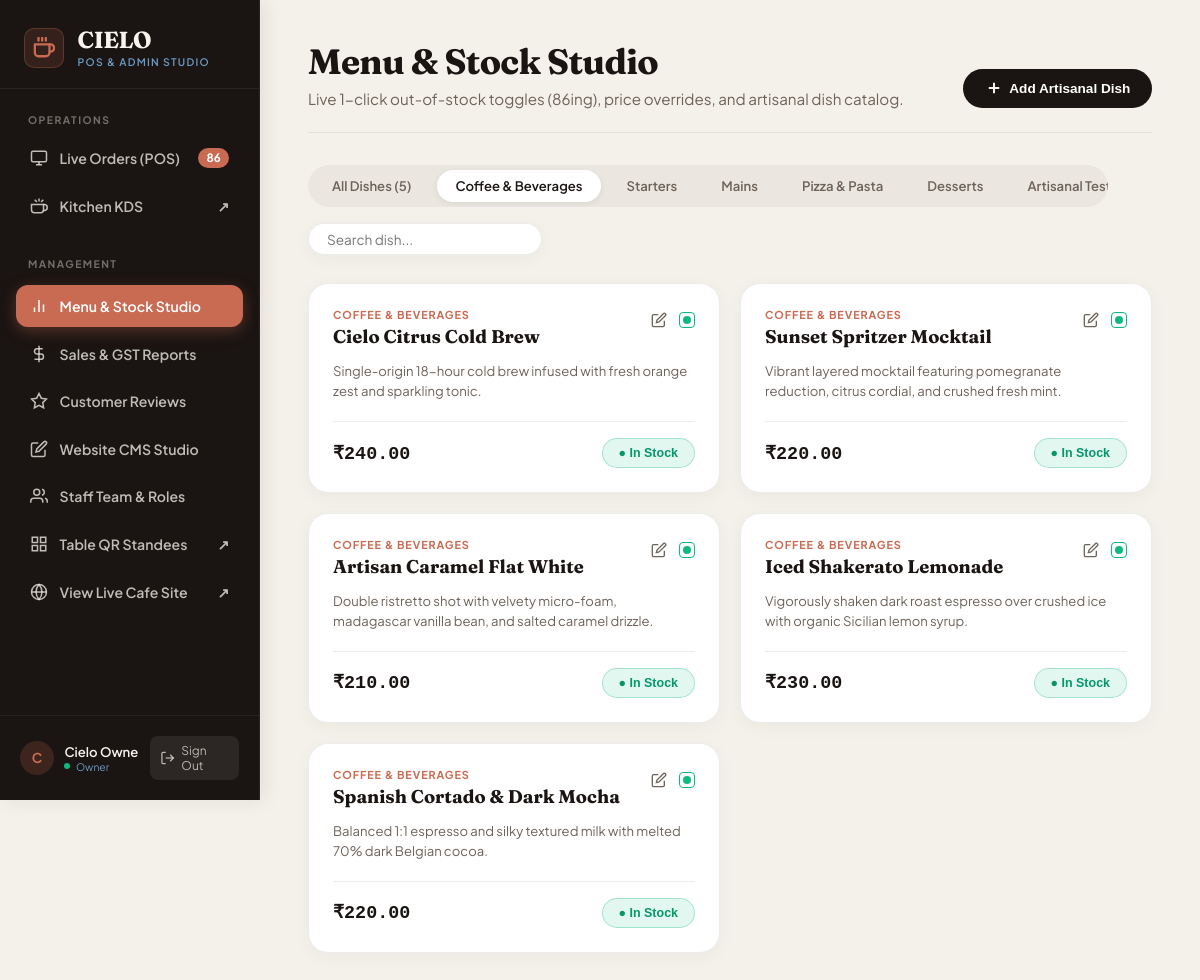
The page /admin/menu.php?cat=1 (signed in) on the database its author committed.
### tables this page shows
CREATE TABLE `menu_categories` (
  `id` INTEGER PRIMARY KEY AUTOINCREMENT,
  `slug` TEXT NOT NULL UNIQUE,
  `name` TEXT NOT NULL,
  `description` TEXT NULL,
  `sort_order` INTEGER NOT NULL DEFAULT 0,
  `time_slot` TEXT NULL DEFAULT 'all_day',
  `is_active` INTEGER NOT NULL DEFAULT 1,
  `created_at` TEXT NOT NULL DEFAULT CURRENT_TIMESTAMP,
  `updated_at` TEXT NOT NULL DEFAULT CURRENT_TIMESTAMP
);

CREATE TABLE `menu_items` (
  `id` INTEGER PRIMARY KEY AUTOINCREMENT,
  `category_id` INTEGER NOT NULL,
  `name` TEXT NOT NULL,
  `slug` TEXT NOT NULL,
  `description` TEXT NULL,
  `price_paise` INTEGER NOT NULL DEFAULT 0,
  `is_veg` INTEGER NOT NULL DEFAULT 1,
  `tag` TEXT NULL,
  `image_url` TEXT NULL,
  `is_available` INTEGER NOT NULL DEFAULT 1,
  `sort_order` INTEGER NOT NULL DEFAULT 0,
  `created_at` TEXT NOT NULL DEFAULT CURRENT_TIMESTAMP,
  `updated_at` TEXT NOT NULL DEFAULT CURRENT_TIMESTAMP,
  FOREIGN KEY (`category_id`) REFERENCES `menu_categories` (`id`) ON DELETE CASCADE
);

### app/bootstrap.php (called while the page is built, shortened)
<?php
spl_autoload_register(function (string $class) {
    $prefix = 'App\\';
    $baseDir = CIELO_APP . '/';
    $len = strlen($prefix);
    $relativeClass = substr($class, $len);
    $file = $baseDir . str_replace('\\', '/', $relativeClass) . '.php';
});
function db(): \App\Core\Database {
    return \App\Core\Database::getInstance();
}

### app/Core/Database.php (called while the page is built, shortened)
<?php
class Database
{
    private static ?self $instance = null;
    private ?PDO $pdo = null;
    private function __construct()
    {
        $defaultConnection = Config::get('database.default', 'sqlite');
        $config = Config::get("database.connections.{$defaultConnection}");
        $this->driver = $config['driver'] ?? 'mysql';
        try {
            if ($this->driver === 'sqlite') {
                $dbPath = $config['database'];
                $dir = dirname($dbPath);
                $dsn = "sqlite:{$dbPath}";
                $this->pdo = new PDO($dsn, null, null, $config['options'] ?? []);
                $this->pdo->exec('PRAGMA foreign_keys = ON;');
            }
        } catch (PDOException $e) {
            throw new RuntimeException("Database connection failed [{$this->driver}]: " . $e->getMessage(), (int)$e->getCode(), $e);
        }
    }
    public static function getInstance(): self
    {
        if (self::$instance === null) {
            self::$instance = new self();
        }
        return self::$instance;
    }
    public function query(string $sql, array $params = []): \PDOStatement
    {
        try {
            $stmt = $this->pdo->prepare($sql);
            $stmt->execute($params);
            return $stmt;
        } catch (PDOException $e) {
            throw new RuntimeException("Query error: {$e->getMessage()} | SQL: {$sql}", (int)$e->getCode(), $e);
        }
    }
    public function fetchAll(string $sql, array $params = []): array
    {
        $stmt = $this->query($sql, $params);
        return $stmt->fetchAll();
    }
}

### app/Models/MenuItem.php (called while the page is built, shortened)
<?php
class MenuItem extends Model
{
    public static function getAllWithCategory(?int $categoryId = null, ?string $search = null): array
    {
        $db = db();
        $params = [];
        $where = "1=1";
        if ($categoryId !== null && $categoryId > 0) {
            $where .= " AND mi.category_id = ?";
            $params[] = $categoryId;
        }
        $sql = "SELECT mi.*, mc.name AS category_name, mc.slug AS category_slug
                FROM menu_items mi
                LEFT JOIN menu_categories mc ON mi.category_id = mc.id
                WHERE {$where}
                ORDER BY mc.sort_order ASC, mi.sort_order ASC, mi.id ASC";
        return $db->fetchAll($sql, $params);
    }
}

### app/Core/Config.php (called while the page is built, shortened)
<?php
class Config
{
    private static array $items = [];
    public static function get(string $key, mixed $default = null): mixed
    {
        $parts = explode('.', $key);
        $file = array_shift($parts);
        if (!isset(self::$items[$file])) {
            $path = CIELO_CONFIG . '/' . $file . '.php';
            if (file_exists($path)) {
                self::$items[$file] = require $path;
            } else {
                return $default;
            }
        }
        $current = self::$items[$file];
        foreach ($parts as $part) {
            $current = $current[$part];
        }
        return $current;
    }
}

### config/database.php (called while the page is built)
<?php
return [
    'default' => getenv('DB_CONNECTION') ?: 'sqlite',
    'connections' => [
        'mysql' => [
            'driver' => 'mysql',
            'host' => getenv('DB_HOST') ?: '127.0.0.1',
            'port' => (int)(getenv('DB_PORT') ?: 3306),
            'database' => getenv('DB_DATABASE') ?: 'cielo_cafe',
            'username' => getenv('DB_USERNAME') ?: 'root',
            'password' => getenv('DB_PASSWORD') ?: '',
            'charset' => 'utf8mb4',
            'collation' => 'utf8mb4_unicode_ci',
            'options' => [
                PDO::ATTR_ERRMODE => PDO::ERRMODE_EXCEPTION,
                PDO::ATTR_DEFAULT_FETCH_MODE => PDO::FETCH_ASSOC,
                PDO::ATTR_EMULATE_PREPARES => false,
                (defined('Pdo\Mysql::ATTR_INIT_COMMAND') ? \Pdo\Mysql::ATTR_INIT_COMMAND : 1002) => "SET NAMES utf8mb4 COLLATE utf8mb4_unicode_ci",
            ],
        ],
        'sqlite' => [
            'driver' => 'sqlite',
            'database' => (function() {
                $raw = (string)(getenv('DB_DATABASE') ?: '');
                if (empty($raw) || $raw === 'cielo_cafe') {
                    return (defined('CIELO_DATABASE') ? CIELO_DATABASE : __DIR__ . '/../database') . '/cielo.sqlite';
                }
                if (str_starts_with($raw, '/') || preg_match('/^[A-Za-z]:[\\\\\/]/', $raw)) {
                    return $raw;
                }
                $root = defined('CIELO_ROOT') ? CIELO_ROOT : dirname(__DIR__);
                return $root . '/' . ltrim($raw, '/');
            })(),
            'options' => [
                PDO::ATTR_ERRMODE => PDO::ERRMODE_EXCEPTION,
                PDO::ATTR_DEFAULT_FETCH_MODE => PDO::FETCH_ASSOC,
                PDO::ATTR_EMULATE_PREPARES => false,
            ],
        ],
    ],
];

### app/Core/Model.php (called while the page is built, shortened)
<?php
abstract class Model
{
    protected static string $table = '';
    public static function all(string $orderBy = 'id ASC'): array
    {
        $table = static::$table;
        return db()->fetchAll("SELECT * FROM `{$table}` ORDER BY {$orderBy}");
    }
}

### admin/menu.php (the view, shortened to what this page needs)
<?php
require_once __DIR__ . '/../app/bootstrap.php';
$selectedCat = isset($_GET['cat']) ? (int)$_GET['cat'] : 0;
$search = trim((string)($_GET['q'] ?? ''));
$categories = MenuCategory::all('sort_order ASC');
$items = MenuItem::getAllWithCategory($selectedCat > 0 ? $selectedCat : null, $search);
?>
<!DOCTYPE html>
<html lang="en">
<head>
</head>
<body>
  <?php require __DIR__ . '/includes/sidebar.php'; ?>
  <main class="admin-main">
    <div class="header-bar">
      <div>
        <h1 class="page-title">Menu & Stock Studio</h1>
        <p class="page-sub">Live 1-click out-of-stock toggles (86ing), price overrides, and artisanal dish catalog.</p>
      </div>
      <button type="button" onclick="openAddDishModal()" class="btn-add-dish">
        <svg width="18" height="18" viewBox="0 0 24 24" fill="none" stroke="currentColor" stroke-width="2.5"><line x1="12" y1="5" x2="12" y2="19"/><line x1="5" y1="12" x2="19" y2="12"/></svg>
        Add Artisanal Dish
      </button>
    </div>
    <div class="toolbar-bar">
      <div class="cat-pills">
        <a href="menu.php" class="cat-pill <?= $selectedCat === 0 ? 'active' : '' ?>">All Dishes (<?= count($items) ?>)</a>
        <?php foreach ($categories as $cat): ?>
          <a href="menu.php?cat=<?= (int)$cat['id'] ?>" class="cat-pill <?= $selectedCat === (int)$cat['id'] ? 'active' : '' ?>">
            <?= htmlspecialchars($cat['name']) ?>
          </a>
        <?php endforeach; ?>
      </div>
      <form method="GET" class="search-box">
        <input type="text" name="q" placeholder="Search dish..." value="<?= htmlspecialchars($search) ?>">
      </form>
    </div>
    <?php if (empty($items)): ?>
      <div style="background:#fff; border-radius:var(--radius-lg); padding:4rem 2rem; text-align:center; color:var(--text-muted); border:1px dashed var(--border-warm);">
        <h3>No dishes found</h3>
        <p>Try clearing filters or search query.</p>
      </div>
    <?php else: ?>
      <div class="dishes-grid">
        <?php foreach ($items as $dish): ?>
          <?php $isAvail = (int)($dish['is_available'] ?? 1) === 1; ?>
          <div class="dish-card <?= $isAvail ? '' : 'sold-out' ?>" id="dish-card-<?= (int)$dish['id'] ?>">
            <div>
              <div class="dish-top">
                <div>
                  <span class="dish-cat-badge"><?= htmlspecialchars((string)($dish['category_name'] ?? 'Artisanal')) ?></span>
                  <h3 class="dish-name"><?= htmlspecialchars($dish['name']) ?></h3>
                </div>
                <div style="display:flex; align-items:center; gap:0.5rem;">
                  <button type="button" class="btn-quick-edit" title="Edit Price & Details" onclick="openEditDishModal(<?= (int)$dish['id'] ?>, '<?= htmlspecialchars(addslashes($dish['name']), ENT_QUOTES) ?>', <?= (float)($dish['price_paise'] / 100) ?>, <?= (int)$dish['is_veg'] ?>, '<?= htmlspecialchars(addslashes($dish['description'] ?? ''), ENT_QUOTES) ?>')">
                    <svg width="16" height="16" viewBox="0 0 24 24" fill="none" stroke="currentColor" stroke-width="2"><path d="M11 4H4a2 2 0 0 0-2 2v14a2 2 0 0 0 2 2h14a2 2 0 0 0 2-2v-7"/><path d="M18.5 2.5a2.121 2.121 0 0 1 3 3L12 15l-4 1 1-4 9.5-9.5z"/></svg>
                  </button>
                  <span class="diet-badge <?= ((int)$dish['is_veg'] === 1) ? 'diet-veg' : 'diet-nonveg' ?>" title="<?= ((int)$dish['is_veg'] === 1) ? 'Vegetarian' : 'Non-Vegetarian' ?>"></span>
                </div>
              </div>
              <p class="dish-desc"><?= htmlspecialchars((string)($dish['description'] ?? 'Artisanal preparation with premium estate ingredients.')) ?></p>
            </div>
            <div class="dish-footer">
              <div class="dish-price">₹<?= number_format((int)$dish['price_paise'] / 100, 2) ?></div>
              <form method="POST" style="margin:0;" onsubmit="handleStockToggle(event, <?= (int)$dish['id'] ?>)">
                <button type="submit" id="toggle-btn-<?= (int)$dish['id'] ?>" class="stock-toggle-btn <?= $isAvail ? 'btn-in-stock' : 'btn-sold-out' ?>">
                  <span><?= $isAvail ? '● In Stock' : '✕ Sold Out (86ed)' ?></span>
                </button>
              </form>
            </div>
          </div>
        <?php endforeach; ?>
      </div>
    <?php endif; ?>
  </main>
</body>
</html>

### admin/menu.php (style rules this page uses)
:root { --bg-cream: #F7F4EE; --bg-surface: #FFFFFF; --text-espresso: #1A1412; --text-muted: #6E6259; --accent-terracotta: #C96A52; --accent-terracotta-soft: rgba(201, 106, 82, 0.1); --accent-sky: #6B9AC4; --accent-sky-soft: rgba(107, 154, 196, 0.12); --accent-sky-deep: #4A7A9F; --border-warm: rgba(26, 20, 18, 0.08); --shadow-card: 0 4px 18px rgba(26, 20, 18, 0.04); --radius-sm: 8px; --radius-md: 14px; --radius-lg: 20px; }
* { box-sizing: border-box; }
body { margin: 0; padding: 0; background: #F4F1EA; color: var(--text-espresso); font-family: 'Plus Jakarta Sans', sans-serif; min-height: 100vh; display: flex; }
.admin-main { margin-left: 260px; flex: 1; padding: 2.5rem 3rem 4rem; max-width: 1400px; }
.header-bar { display: flex; justify-content: space-between; align-items: flex-end; margin-bottom: 2rem; padding-bottom: 1.5rem; border-bottom: 1px solid var(--border-warm); flex-wrap: wrap; gap: 1rem; }
.page-title { font-family: 'Fraunces', serif; font-size: 2.2rem; font-weight: 700; letter-spacing: -0.02em; margin: 0; color: var(--text-espresso); }
.page-sub { color: var(--text-muted); font-size: 0.95rem; margin: 0.35rem 0 0; }
.btn-add-dish { background: var(--text-espresso); color: #FFFFFF; border: none; border-radius: 9999px; padding: 0.65rem 1.35rem; font-size: 0.85rem; font-weight: 700; cursor: pointer; display: inline-flex; align-items: center; gap: 0.4rem; transition: all 0.2s ease; }
.toolbar-bar { display: flex; justify-content: space-between; align-items: center; margin-bottom: 1.75rem; flex-wrap: wrap; gap: 1rem; }
.cat-pills { display: flex; gap: 0.45rem; background: rgba(26, 20, 18, 0.04); padding: 0.35rem; border-radius: 9999px; overflow-x: auto; max-width: 800px; }
.cat-pill { padding: 0.45rem 1.15rem; border-radius: 9999px; font-size: 0.82rem; font-weight: 600; color: var(--text-muted); text-decoration: none; transition: all 0.2s ease; white-space: nowrap; }
.cat-pill.active { background: #FFFFFF; color: var(--text-espresso); box-shadow: 0 2px 8px rgba(0, 0, 0, 0.08); }
.search-box { display: flex; align-items: center; background: #FFFFFF; border: 1px solid var(--border-warm); border-radius: 9999px; padding: 0.35rem 1rem; box-shadow: var(--shadow-card); }
.search-box input { border: none; outline: none; font-family: inherit; font-size: 0.85rem; background: transparent; width: 200px; }
.dishes-grid { display: grid; grid-template-columns: repeat(auto-fill, minmax(320px, 1fr)); gap: 1.25rem; }
.dish-card { background: var(--bg-surface); border-radius: var(--radius-lg); border: 1px solid var(--border-warm); box-shadow: var(--shadow-card); padding: 1.5rem; display: flex; flex-direction: column; justify-content: space-between; transition: all 0.2s ease; position: relative; }
.dish-top { display: flex; justify-content: space-between; align-items: flex-start; margin-bottom: 0.75rem; gap: 0.75rem; }
.dish-cat-badge { font-size: 0.68rem; font-weight: 700; letter-spacing: 0.08em; text-transform: uppercase; color: var(--accent-terracotta); margin-bottom: 0.25rem; display: block; }
.dish-name { font-family: 'Fraunces', serif; font-size: 1.15rem; font-weight: 700; color: var(--text-espresso); margin: 0; line-height: 1.25; }
.diet-badge { width: 16px; height: 16px; border: 1.5px solid; display: flex; align-items: center; justify-content: center; border-radius: 4px; flex-shrink: 0; }
.diet-veg { border-color: #10B981; }
.diet-veg::after { content: ''; width: 8px; height: 8px; border-radius: 50%; background: #10B981; }
.dish-desc { font-size: 0.82rem; color: var(--text-muted); line-height: 1.5; margin-bottom: 1.25rem; display: -webkit-box; -webkit-line-clamp: 2; -webkit-box-orient: vertical; overflow: hidden; }
.dish-footer { display: flex; justify-content: space-between; align-items: center; border-top: 1px solid var(--border-warm); padding-top: 1rem; }
.dish-price { font-size: 1.15rem; font-weight: 800; color: var(--text-espresso); font-family: monospace; }
.stock-toggle-btn { border: none; border-radius: 9999px; padding: 0.45rem 1rem; font-size: 0.78rem; font-weight: 700; cursor: pointer; display: inline-flex; align-items: center; gap: 0.4rem; transition: all 0.15s ease; }
.btn-in-stock { background: rgba(16, 185, 129, 0.12); color: #059669; border: 1px solid rgba(16, 185, 129, 0.3); }
.btn-quick-edit { background: none; border: none; color: var(--text-muted); cursor: pointer; padding: 0.25rem; border-radius: 6px; display: inline-flex; align-items: center; }

### rows shown on the page
menu_categories: name "Coffee & Beverages"
menu_categories: name "Starters"
menu_categories: name "Mains"
menu_categories: name "Pizza & Pasta"
menu_categories: name "Desserts"
menu_categories: name "Artisanal…"
menu_items: category.name "COFFEE & BEVERAGES", name "Cielo Citrus Cold Brew", is_veg 1 (drawn), description "Single-origin 18-hour cold brew infused with fresh orange zest and sparkling tonic.", (int)$dish['price_paise']/100 "240.00", is_available "● In Stock"
menu_items: category.name "COFFEE & BEVERAGES", name "Sunset Spritzer Mocktail", is_veg 1 (drawn), description "Vibrant layered mocktail featuring pomegranate reduction, citrus cordial, and crushed fresh mint.", (int)$dish['price_paise']/100 "220.00", is_available "● In Stock"
menu_items: category.name "COFFEE & BEVERAGES", name "Artisan Caramel Flat White", is_veg 1 (drawn), description "Double ristretto shot with velvety micro-foam, madagascar vanilla bean, and salted caramel drizzle.", (int)$dish['price_paise']/100 "210.00", is_available "● In Stock"
menu_items: category.name "COFFEE & BEVERAGES", name "Iced Shakerato Lemonade", is_veg 1 (drawn), description "Vigorously shaken dark roast espresso over crushed ice with organic Sicilian lemon syrup.", (int)$dish['price_paise']/100 "230.00", is_available "● In Stock"
menu_items: category.name "COFFEE & BEVERAGES", name "Spanish Cortado & Dark Mocha", is_veg 1 (drawn), description "Balanced 1:1 espresso and silky textured milk with melted 70% dark Belgian cocoa.", (int)$dish['price_paise']/100 "220.00", is_available "● In Stock"

### other values the page prints
$activeOrdersCount "86"
substr((string)($staffUser['name'] ?? 'U'), 0, 1) "C"
$staffUser['name'] "Cielo…"
$staffUser['role'] "Owner"
count($items) "5"
